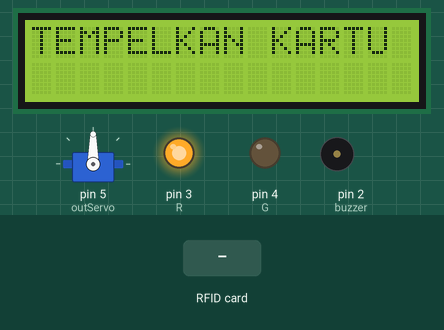
Recording of a sketch running on a simulated Arduino Uno, built with avr-gcc and run on an emulated ATmega328P. Shown: servo, 16×2 character LCD, output pins drawn as LEDs (lit = HIGH), buzzer (waves = sounding, pin HIGH). Wiring (inferred from the names in the program): IR receiver: data pin 7. The test bench sets the inputs (shaded band). Pins used as bus, display or sensor lines are not drawn; what the sketch prints to the serial monitor is not drawn.

Above: at 1.3 s.
1.4 s: RFID card 5E 7A 19 C4 held to the reader
At 2.5 s:
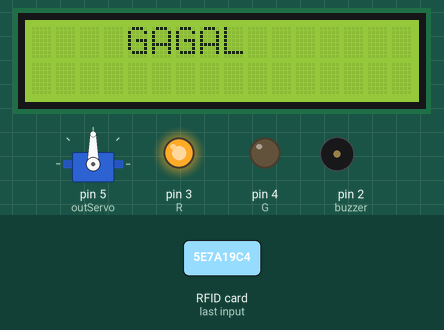
Timing chart, 0 to 4.4 s (numbered marks = the images above; inputs shaded):
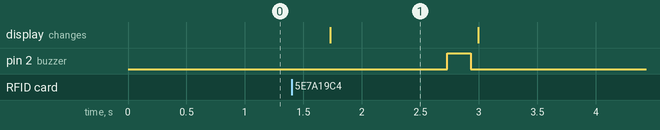

Measured:
- after the input at 1.4 s, pin 2 (buzzer): LOW → HIGH after 1.3 s, → LOW 0.20 s later; the display: changes after 0.33 s (image 1)
- what the display in image 1 shows lasts 1.3 s, from 1.7 s to 3.0 s

The sketch:

RFID_SERVO.ino
```cpp
#include <Servo.h>
#include <SPI.h>
#include <MFRC522.h>
#include <LiquidCrystal_I2C.h>


int outServo=5; //Pin untuk Servo
Servo myservo;
LiquidCrystal_I2C lcd(0x27, 16, 2);
String uidString;

int buzzer = 2;
int flag = 0;
int R=3;
int G=4;
int IR=7;

#define SS_PIN 10
#define RST_PIN 9
MFRC522 mfrc522(SS_PIN, RST_PIN);


void setup() {
 //Menentukan Fungsionalitas dari PIN pada Microcontroller
 Serial.begin(9600);
 myservo.attach(outServo);
 lcd.begin();
 SPI.begin();
 mfrc522.PCD_Init();
 pinMode(R,OUTPUT);
 pinMode(G,OUTPUT);
 pinMode(IR,INPUT);
 pinMode(buzzer,OUTPUT);
 welcome();
 Serial.println("TEMPELKAN KARTU!!!");
}

void loop() {
 // BACA DATA
 lcd.clear();
 lcd.setCursor(0,0); lcd.print("TEMPELKAN KARTU");
 delay(500);
 int ReadIR =digitalRead(IR);
 if ( mfrc522.PICC_IsNewCardPresent()&& flag==0) {
  readRFID();
 Serial.println(uidString);

 if(uidString=="A7-32-89-4B"){
  sukses();
  flag =1;
 lcd.clear();
 lcd.setCursor(0,0); lcd.print("SILAHKAN MASUK");
 delay(1000);
 myservo.write(180);
 delay(500);

 }
 else if(uidString=="EA-6-D5-80" and flag==0){
  sukses();
  flag =1;
 lcd.clear();
 lcd.setCursor(0,0); lcd.print("SILAHKAN MASUK");
 delay(1000);
 myservo.write(180);
 delay(500);

 }else {
 lcd.clear();
 lcd.setCursor(4,0); lcd.print("GAGAL");
 delay(1000);
  gagal();

 }
}
if (ReadIR== 0 && flag ==1){
   myservo.write(90);
 delay(500);
  lcd.clear();
 lcd.setCursor(0,0); lcd.print("PALANG TERTUTUP");
 delay(500);
 welcome();
 delay(500);
 flag=0;
 lcd.clear();
 lcd.setCursor(0,0);
}
//}else {
// lcd.clear();
// lcd.setCursor(0,0); lcd.print("TEMPELKAN KARTU");
// delay(500);
//}
}


void readRFID()
{
  mfrc522.PICC_ReadCardSerial();
  uidString = String(mfrc522.uid.uidByte[0],HEX) + "-" +
              String(mfrc522.uid.uidByte[1],HEX) + "-" +
              String(mfrc522.uid.uidByte[2],HEX) + "-" +
              String(mfrc522.uid.uidByte[3],HEX);
              uidString.toUpperCase();
 }

void sukses(){
 digitalWrite(buzzer,HIGH);
 delay(500);
 digitalWrite(buzzer,LOW);
 delay(500);
 digitalWrite(G,1);
 digitalWrite(R,0);
 }


void gagal(){
  digitalWrite(buzzer,HIGH);
  delay(200);
  digitalWrite(buzzer,LOW);
  delay(50);
  digitalWrite(G,0);
  digitalWrite(R,1);
}
void welcome(){
 digitalWrite(R,1);
 digitalWrite(G,0);
}
```
